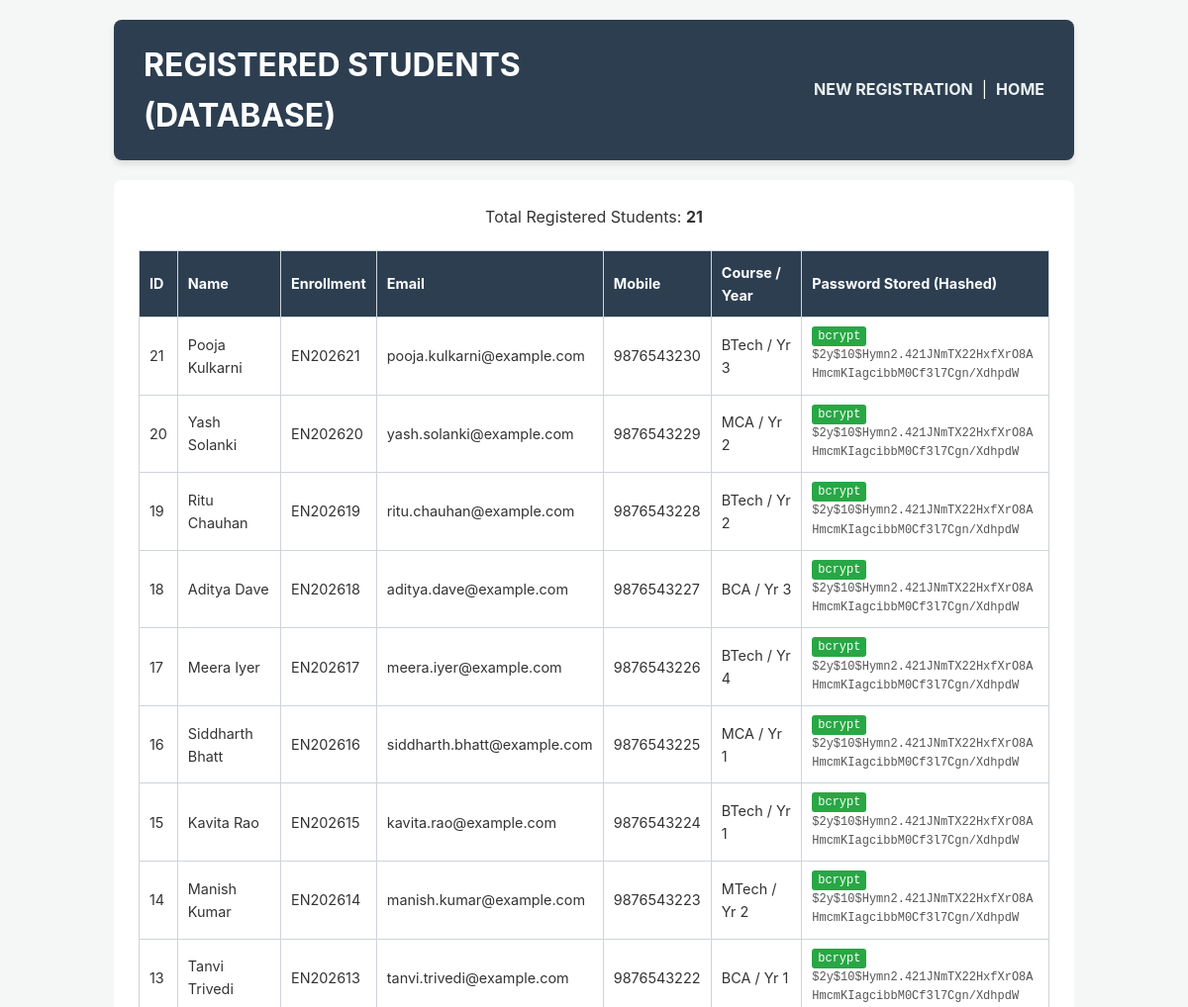
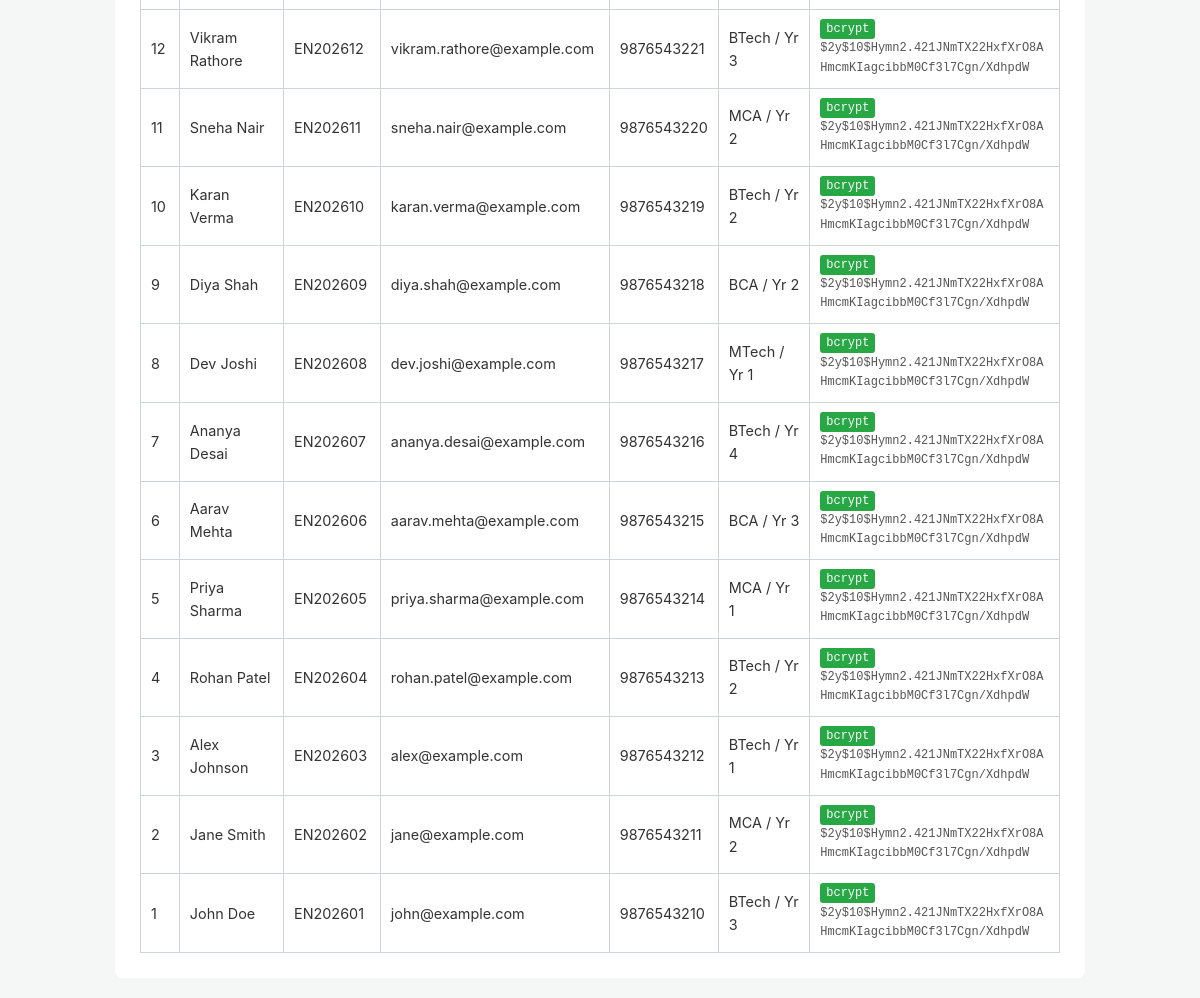
The page /php/view_registered_students.php on the database its author committed (2 pictures, top to bottom).
### tables this page shows
CREATE TABLE IF NOT EXISTS students (
    student_id INT AUTO_INCREMENT PRIMARY KEY,
    name VARCHAR(100) NOT NULL,
    enrollment_no VARCHAR(20) UNIQUE NOT NULL,
    email VARCHAR(100) UNIQUE NOT NULL,
    mobile VARCHAR(15),
    course VARCHAR(50),
    year INT,
    gender ENUM('Male', 'Female', 'Other'),
    password_hash VARCHAR(255) NOT NULL,
    status ENUM('Active', 'Inactive', 'Deleted') DEFAULT 'Active',  
    created_at TIMESTAMP DEFAULT CURRENT_TIMESTAMP
);

### php/view_registered_students.php (the view, shortened to what this page needs)
<?php
require_once 'db.php';
try {
    $stmt = $pdo->query("SELECT student_id, name, enrollment_no, email, mobile, course, year, gender, password_hash, created_at FROM students ORDER BY student_id DESC");
    $students = $stmt->fetchAll();
} catch (PDOException $e) {
    die("Database Error: " . $e->getMessage());
}
?>
<!DOCTYPE html>
<html lang="en">
<head>
    <link rel="stylesheet" href="../css/style.css">
</head>
<body>
<div class="page-wrapper">
    <div class="grid-container">
        <div class="flex-row">
            <div class="flex-col"><h1>REGISTERED STUDENTS (DATABASE)</h1></div>
            <div class="flex-col" style="text-align: right;">
                <a href="register.php"><b>NEW REGISTRATION</b></a> &nbsp;|&nbsp;
                <a href="../html/home.html"><b>HOME</b></a>
            </div>
        </div>
        <div class="flex-row">
            <div class="flex-col" style="background: white; padding: 25px; border-radius: 8px;">
                <p>Total Registered Students: <strong><?php echo count($students); ?></strong></p>
                <div style="overflow-x: auto;">
                    <table>
                        <thead>
                            <tr>
                                <th>ID</th>
                                <th>Name</th>
                                <th>Enrollment</th>
                                <th>Email</th>
                                <th>Mobile</th>
                                <th>Course / Year</th>
                                <th>Password Stored (Hashed)</th>
                            </tr>
                        </thead>
                        <tbody>
                            <?php foreach ($students as $s): ?>
                            <tr>
                                <td><?php echo htmlspecialchars($s['student_id']); ?></td>
                                <td><?php echo htmlspecialchars($s['name']); ?></td>
                                <td><?php echo htmlspecialchars($s['enrollment_no']); ?></td>
                                <td><?php echo htmlspecialchars($s['email']); ?></td>
                                <td><?php echo htmlspecialchars($s['mobile']); ?></td>
                                <td><?php echo htmlspecialchars($s['course'] . ' / Yr ' . $s['year']); ?></td>
                                <td class="hash-code">
                                    <span class="badge">bcrypt</span><br>
                                    <?php echo htmlspecialchars($s['password_hash']); ?>
                                </td>
                            </tr>
                            <?php endforeach; ?>
                        </tbody>
                    </table>
                </div>
            </div>
        </div>
    </div>
</div>
</body>
</html>

### css/style.css (style rules this page uses)
* { box-sizing: border-box; margin: 0; padding: 0; }
body { font-family: -apple-system, BlinkMacSystemFont, "Segoe UI", Roboto, Helvetica, Arial, sans-serif; line-height: 1.6; background-color: #f4f7f6; color: #333; padding: 20px 0; }
a { color: #0056b3; text-decoration: none; transition: color 0.3s ease; }
h1, h2, h3, h4 { margin-bottom: 0.5rem; color: #2c3e50; }
.page-wrapper { max-width: 1000px; margin: 0 auto; padding: 0 15px; }
.grid-container { display: flex; flex-direction: column; gap: 20px; width: 100%; }
.flex-row { display: flex; flex-direction: column; gap: 20px; width: 100%; }
.flex-col { flex: 1; display: block; }
.page-wrapper > .grid-container > .flex-row:first-of-type, .page-wrapper form > .grid-container > .flex-row:first-of-type { background: #2c3e50; color: #fff; padding: 20px 30px; border-radius: 8px; box-shadow: 0 4px 6px rgba(0,0,0,0.1); text-align: center; }
.page-wrapper > .grid-container > .flex-row:first-of-type h1, .page-wrapper form > .grid-container > .flex-row:first-of-type h1 { color: #fff; margin: 0; }
.page-wrapper > .grid-container > .flex-row:first-of-type a, .page-wrapper > .grid-container > .flex-row:first-of-type b, .page-wrapper form > .grid-container > .flex-row:first-of-type a, .page-wrapper form > .grid-container > .flex-row:first-of-type b { color: #ecf0f1; text-decoration: none; }
.page-wrapper > .grid-container > .flex-row:not(:first-of-type), .page-wrapper form > .grid-container > .flex-row:not(:first-of-type):not(:last-of-type) { background: #ffffff; padding: 30px 40px; border-radius: 8px; box-shadow: 0 4px 15px rgba(0,0,0,0.05); }
.page-wrapper > .grid-container > .flex-row:last-of-type, .page-wrapper form > .grid-container > .flex-row:last-of-type { background: transparent; box-shadow: none; padding: 0; text-align: center; }
.page-wrapper > .grid-container > .flex-row:last-of-type .flex-col, .page-wrapper form > .grid-container > .flex-row:last-of-type .flex-col { background: #e9ecef; padding: 15px; border-radius: 8px; transition: background 0.3s; }
@media (min-width: 768px) { .flex-row { flex-direction: row; align-items: center; justify-content: space-between; } }
@media (min-width: 768px) { .page-wrapper > .grid-container > .flex-row:first-of-type .flex-col:first-child, .page-wrapper form > .grid-container > .flex-row:first-of-type .flex-col:first-child { text-align: left; } }
@media (min-width: 768px) { .page-wrapper > .grid-container > .flex-row:first-of-type .flex-col:last-child, .page-wrapper form > .grid-container > .flex-row:first-of-type .flex-col:last-child { text-align: right; } }

### php/view_registered_students.php (style rules this page uses)
table { width: 100%; border-collapse: collapse; margin-top: 20px; background: white; font-size: 0.9rem; }
th, td { border: 1px solid #ced4da; padding: 10px; text-align: left; }
th { background: #2c3e50; color: white; }
.hash-code { font-family: monospace; font-size: 0.75rem; color: #555; word-break: break-all; }
.badge { background: #28a745; color: white; padding: 3px 6px; border-radius: 3px; font-size: 0.75rem; }

### rows shown on the page
students: student_id "21", name "Pooja Kulkarni", enrollment_no "EN202621", email "pooja.kulkarni@example.com", mobile "9876543230", course+year "BTech / Yr 3", password_hash "$2y$10$Hymn2.421JNmTX22HxfXrO8AHmcmKIagcibbM0Cf3l7Cgn/XdhpdW"
students: student_id "20", name "Yash Solanki", enrollment_no "EN202620", email "yash.solanki@example.com", mobile "9876543229", course+year "MCA / Yr 2", password_hash "$2y$10$Hymn2.421JNmTX22HxfXrO8AHmcmKIagcibbM0Cf3l7Cgn/XdhpdW"
students: student_id "19", name "Ritu Chauhan", enrollment_no "EN202619", email "ritu.chauhan@example.com", mobile "9876543228", course+year "BTech / Yr 2", password_hash "$2y$10$Hymn2.421JNmTX22HxfXrO8AHmcmKIagcibbM0Cf3l7Cgn/XdhpdW"
students: student_id "18", name "Aditya Dave", enrollment_no "EN202618", email "aditya.dave@example.com", mobile "9876543227", course+year "BCA / Yr 3", password_hash "$2y$10$Hymn2.421JNmTX22HxfXrO8AHmcmKIagcibbM0Cf3l7Cgn/XdhpdW"
students: student_id "17", name "Meera Iyer", enrollment_no "EN202617", email "meera.iyer@example.com", mobile "9876543226", course+year "BTech / Yr 4", password_hash "$2y$10$Hymn2.421JNmTX22HxfXrO8AHmcmKIagcibbM0Cf3l7Cgn/XdhpdW"
students: student_id "16", name "Siddharth Bhatt", enrollment_no "EN202616", email "siddharth.bhatt@example.com", mobile "9876543225", course+year "MCA / Yr 1", password_hash "$2y$10$Hymn2.421JNmTX22HxfXrO8AHmcmKIagcibbM0Cf3l7Cgn/XdhpdW"
students: student_id "15", name "Kavita Rao", enrollment_no "EN202615", email "kavita.rao@example.com", mobile "9876543224", course+year "BTech / Yr 1", password_hash "$2y$10$Hymn2.421JNmTX22HxfXrO8AHmcmKIagcibbM0Cf3l7Cgn/XdhpdW"
students: student_id "14", name "Manish Kumar", enrollment_no "EN202614", email "manish.kumar@example.com", mobile "9876543223", course+year "MTech / Yr 2", password_hash "$2y$10$Hymn2.421JNmTX22HxfXrO8AHmcmKIagcibbM0Cf3l7Cgn/XdhpdW"
students: student_id "13", name "Tanvi Trivedi", enrollment_no "EN202613", email "tanvi.trivedi@example.com", mobile "9876543222", course+year "BCA / Yr 1", password_hash "$2y$10$Hymn2.421JNmTX22HxfXrO8AHmcmKIagcibbM0Cf3l7Cgn/XdhpdW"
students: student_id "12", name "Vikram Rathore", enrollment_no "EN202612", email "vikram.rathore@example.com", mobile "9876543221", course+year "BTech / Yr 3", password_hash "$2y$10$Hymn2.421JNmTX22HxfXrO8AHmcmKIagcibbM0Cf3l7Cgn/XdhpdW"
students: student_id "11", name "Sneha Nair", enrollment_no "EN202611", email "sneha.nair@example.com", mobile "9876543220", course+year "MCA / Yr 2", password_hash "$2y$10$Hymn2.421JNmTX22HxfXrO8AHmcmKIagcibbM0Cf3l7Cgn/XdhpdW"
students: student_id "10", name "Karan Verma", enrollment_no "EN202610", email "karan.verma@example.com", mobile "9876543219", course+year "BTech / Yr 2", password_hash "$2y$10$Hymn2.421JNmTX22HxfXrO8AHmcmKIagcibbM0Cf3l7Cgn/XdhpdW"
students: student_id "9", name "Diya Shah", enrollment_no "EN202609", email "diya.shah@example.com", mobile "9876543218", course+year "BCA / Yr 2", password_hash "$2y$10$Hymn2.421JNmTX22HxfXrO8AHmcmKIagcibbM0Cf3l7Cgn/XdhpdW"
students: student_id "8", name "Dev Joshi", enrollment_no "EN202608", email "dev.joshi@example.com", mobile "9876543217", course+year "MTech / Yr 1", password_hash "$2y$10$Hymn2.421JNmTX22HxfXrO8AHmcmKIagcibbM0Cf3l7Cgn/XdhpdW"
students: student_id "7", name "Ananya Desai", enrollment_no "EN202607", email "ananya.desai@example.com", mobile "9876543216", course+year "BTech / Yr 4", password_hash "$2y$10$Hymn2.421JNmTX22HxfXrO8AHmcmKIagcibbM0Cf3l7Cgn/XdhpdW"
students: student_id "6", name "Aarav Mehta", enrollment_no "EN202606", email "aarav.mehta@example.com", mobile "9876543215", course+year "BCA / Yr 3", password_hash "$2y$10$Hymn2.421JNmTX22HxfXrO8AHmcmKIagcibbM0Cf3l7Cgn/XdhpdW"
students: student_id "5", name "Priya Sharma", enrollment_no "EN202605", email "priya.sharma@example.com", mobile "9876543214", course+year "MCA / Yr 1", password_hash "$2y$10$Hymn2.421JNmTX22HxfXrO8AHmcmKIagcibbM0Cf3l7Cgn/XdhpdW"
students: student_id "4", name "Rohan Patel", enrollment_no "EN202604", email "rohan.patel@example.com", mobile "9876543213", course+year "BTech / Yr 2", password_hash "$2y$10$Hymn2.421JNmTX22HxfXrO8AHmcmKIagcibbM0Cf3l7Cgn/XdhpdW"
students: student_id "3", name "Alex Johnson", enrollment_no "EN202603", email "alex@example.com", mobile "9876543212", course+year "BTech / Yr 1", password_hash "$2y$10$Hymn2.421JNmTX22HxfXrO8AHmcmKIagcibbM0Cf3l7Cgn/XdhpdW"
students: student_id "2", name "Jane Smith", enrollment_no "EN202602", email "jane@example.com", mobile "9876543211", course+year "MCA / Yr 2", password_hash "$2y$10$Hymn2.421JNmTX22HxfXrO8AHmcmKIagcibbM0Cf3l7Cgn/XdhpdW"
students: student_id "1", name "John Doe", enrollment_no "EN202601", email "john@example.com", mobile "9876543210", course+year "BTech / Yr 3", password_hash "$2y$10$Hymn2.421JNmTX22HxfXrO8AHmcmKIagcibbM0Cf3l7Cgn/XdhpdW"

### other values the page prints
count($students) "21"
